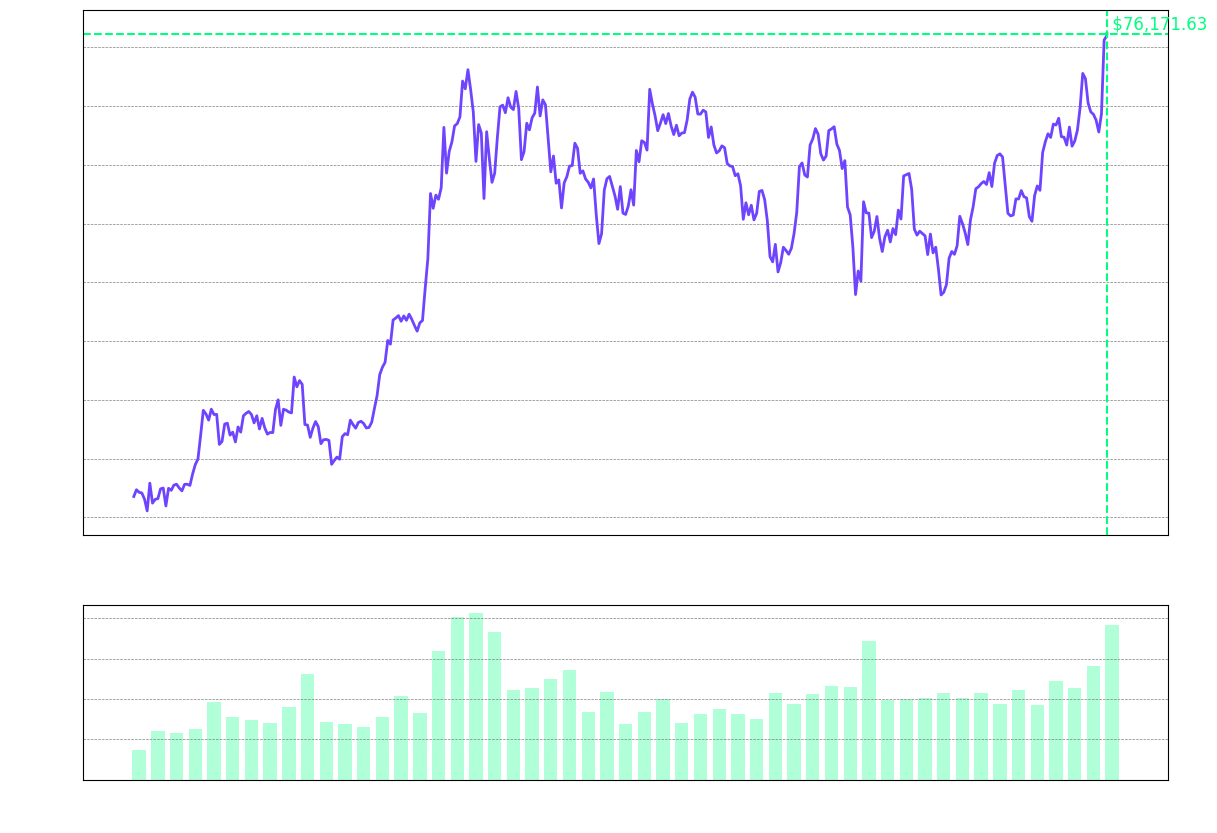

Source code (Python):
import requests
import matplotlib.pyplot as plt
from datetime import datetime
import matplotlib.dates as mdates
import pandas as pd

primary_color = '#6e44ff'
secondary_color = '#00ff7f'

def configure_plot(ax, x_label, y_label):
    ax.set_xlabel(x_label, color='white')
    ax.set_ylabel(y_label, color='white')
    ax.tick_params(colors='white')
    ax.grid(True, color='gray', linestyle='--', linewidth=0.5, axis='y')
    ax.xaxis.set_major_locator(mdates.MonthLocator())
    ax.xaxis.set_major_formatter(mdates.DateFormatter('%b %Y'))
    ax.patch.set_facecolor('black')

def fetch_bitcoin_data():
    url = "https://api.coingecko.com/api/v3/coins/bitcoin/market_chart"
    params = {
        'vs_currency': 'usd',
        'days': '365',
        'interval': 'daily'
    }
    response = requests.get(url, params=params)
    return response.json()

data = fetch_bitcoin_data()
prices = data['prices']
volumes = data['total_volumes']

dates = [datetime.fromtimestamp(price[0] / 1000) for price in prices]
price_values = [price[1] for price in prices]
volume_values = [vol[1] for vol in volumes]

df = pd.DataFrame({'date': dates, 'volume': volume_values})
df.set_index('date', inplace=True)
weekly_volume = df['volume'].resample('W').sum()
weekly_dates = weekly_volume.index

current_date = dates[-1]
current_price = price_values[-1]

fig, (ax1, ax2) = plt.subplots(2, 1, figsize=(14, 10), sharex=True, gridspec_kw={'height_ratios': [3, 1]})
fig.patch.set_facecolor('black')

ax1.plot(dates, price_values, color=primary_color, linewidth=2)
ax1.axvline(current_date, color=secondary_color, linestyle='--', linewidth=1.5)
ax1.axhline(current_price, color=secondary_color, linestyle='--', linewidth=1.5)
ax1.text(current_date, current_price, f' ${current_price:,.2f}', color=secondary_color, 
         fontsize=12, verticalalignment='bottom', horizontalalignment='left')
configure_plot(ax1, "", "Price (USD)")

ax2.bar(weekly_dates, weekly_volume, color=secondary_color, alpha=0.3, width=5, align='center')
configure_plot(ax2, "Date", "Volume (USD)")

plt.savefig('bitcoin.png', bbox_inches='tight', transparent=True)